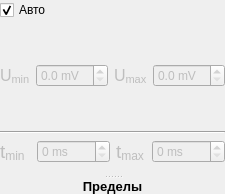
         <widget class="QSplitter" name="menu_experiment_minMax_group">
          <property name="enabled">
           <bool>true</bool>
          </property>
          <property name="orientation">
           <enum>Qt::Vertical</enum>
          </property>
          <property name="opaqueResize">
           <bool>false</bool>
          </property>
          <widget class="QWidget" name="layoutWidget7">
           <layout class="QVBoxLayout" name="menu_experiment_minMax_tools">
            <item>
             <widget class="QCheckBox" name="menu_experiment_minMax_checkbox">
              <property name="enabled">
               <bool>true</bool>
              </property>
              <property name="text">
               <string>Авто</string>
              </property>
              <property name="checked">
               <bool>true</bool>
              </property>
              <property name="tristate">
               <bool>false</bool>
              </property>
             </widget>
            </item>
            <item>
             <spacer name="verticalSpacer_11">
              <property name="orientation">
               <enum>Qt::Vertical</enum>
              </property>
              <property name="sizeHint" stdset="0">
               <size>
                <width>20</width>
                <height>40</height>
               </size>
              </property>
             </spacer>
            </item>
            <item>
             <layout class="QHBoxLayout" name="menu_experiment_minMaxU_tool">
              <item>
               <widget class="QLabel" name="menu_experiment_minMaxUmin_label">
                <property name="enabled">
                 <bool>false</bool>
                </property>
                <property name="minimumSize">
                 <size>
                  <width>30</width>
                  <height>0</height>
                 </size>
                </property>
                <property name="toolTip">
                 <string>Установка минимума оси напряжения</string>
                </property>
                <property name="text">
                 <string>&lt;html&gt;&lt;head/&gt;&lt;body&gt;&lt;p&gt;&lt;span style=&quot; font-size:12pt;&quot;&gt;U&lt;/span&gt;&lt;span style=&quot; font-size:12pt; vertical-align:sub;&quot;&gt;min&lt;/span&gt;&lt;/p&gt;&lt;/body&gt;&lt;/html&gt;</string>
                </property>
                <property name="buddy">
                 <cstring>menu_experiment_minMaxUmin_spin</cstring>
                </property>
               </widget>
              </item>
              <item>
               <widget class="QDoubleSpinBox" name="menu_experiment_minMaxUmin_spin">
                <property name="enabled">
                 <bool>false</bool>
                </property>
                <property name="minimumSize">
                 <size>
                  <width>55</width>
                  <height>0</height>
                 </size>
                </property>
                <property name="toolTip">
                 <string>Установка минимума оси напряжения</string>
                </property>
                <property name="suffix">
                 <string> mV</string>
                </property>
                <property name="decimals">
                 <number>1</number>
                </property>
                <property name="maximum">
                 <double>10.000000000000000</double>
                </property>
                <property name="singleStep">
                 <double>0.100000000000000</double>
                </property>
               </widget>
              </item>
              <item>
               <widget class="QLabel" name="menu_experiment_minMaxUmax_label">
                <property name="enabled">
                 <bool>false</bool>
                </property>
                <property name="minimumSize">
                 <size>
                  <width>30</width>
                  <height>0</height>
                 </size>
                </property>
                <property name="toolTip">
                 <string>Установка максимума оси напряжения</string>
                </property>
                <property name="text">
                 <string>&lt;html&gt;&lt;head/&gt;&lt;body&gt;&lt;p&gt;&lt;span style=&quot; font-size:12pt;&quot;&gt;U&lt;/span&gt;&lt;span style=&quot; font-size:12pt; vertical-align:sub;&quot;&gt;max&lt;/span&gt;&lt;/p&gt;&lt;/body&gt;&lt;/html&gt;</string>
                </property>
                <property name="buddy">
                 <cstring>menu_experiment_minMaxUmax_spin</cstring>
                </property>
               </widget>
              </item>
              <item>
               <widget class="QDoubleSpinBox" name="menu_experiment_minMaxUmax_spin">
                <property name="enabled">
                 <bool>false</bool>
                </property>
                <property name="minimumSize">
                 <size>
                  <width>55</width>
                  <height>0</height>
                 </size>
                </property>
                <property name="toolTip">
                 <string>Установка максимума оси напряжения</string>
                </property>
                <property name="suffix">
                 <string> mV</string>
                </property>
                <property name="decimals">
                 <number>1</number>
                </property>
                <property name="maximum">
                 <double>10.000000000000000</double>
                </property>
                <property name="singleStep">
                 <double>0.100000000000000</double>
                </property>
               </widget>
              </item>
             </layout>
            </item>
            <item>
             <spacer name="verticalSpacer_4">
              <property name="orientation">
               <enum>Qt::Vertical</enum>
              </property>
              <property name="sizeHint" stdset="0">
               <size>
                <width>20</width>
                <height>40</height>
               </size>
              </property>
             </spacer>
            </item>
            <item>
             <widget class="Line" name="menu_experiment_minMax_horizontal_line">
              <property name="orientation">
               <enum>Qt::Horizontal</enum>
              </property>
             </widget>
            </item>
            <item>
             <layout class="QHBoxLayout" name="menu_experiment_minMaxT_tool">
              <item>
               <widget class="QLabel" name="menu_experiment_minMaxTmin_label">
                <property name="enabled">
                 <bool>false</bool>
                </property>
                <property name="minimumSize">
                 <size>
                  <width>0</width>
                  <height>0</height>
                 </size>
                </property>
                <property name="toolTip">
                 <string>Установка минимума оси времени</string>
                </property>
                <property name="text">
                 <string>&lt;html&gt;&lt;head/&gt;&lt;body&gt;&lt;p&gt;&lt;span style=&quot; font-size:14pt;&quot;&gt;t&lt;/span&gt;&lt;span style=&quot; font-size:14pt; vertical-align:sub;&quot;&gt;min&lt;/span&gt;&lt;/p&gt;&lt;/body&gt;&lt;/html&gt;</string>
                </property>
                <property name="buddy">
                 <cstring>menu_experiment_minMaxTmin_spin</cstring>
                </property>
               </widget>
              </item>
              <item>
               <widget class="QSpinBox" name="menu_experiment_minMaxTmin_spin">
                <property name="enabled">
                 <bool>false</bool>
                </property>
                <property name="minimumSize">
                 <size>
                  <width>65</width>
                  <height>0</height>
                 </size>
                </property>
                <property name="toolTip">
                 <string>Установка минимума оси времени</string>
                </property>
                <property name="suffix">
                 <string> ms</string>
                </property>
                <property name="maximum">
                 <number>1000</number>
                </property>
               </widget>
              </item>
              <item>
               <widget class="QLabel" name="menu_experiment_minMaxTmax_label">
                <property name="enabled">
                 <bool>false</bool>
                </property>
                <property name="minimumSize">
                 <size>
                  <width>0</width>
                  <height>0</height>
                 </size>
                </property>
                <property name="toolTip">
                 <string>Установка максимума оси времени</string>
                </property>
                <property name="text">
                 <string>&lt;html&gt;&lt;head/&gt;&lt;body&gt;&lt;p&gt;&lt;span style=&quot; font-size:14pt;&quot;&gt;t&lt;/span&gt;&lt;span style=&quot; font-size:14pt; vertical-align:sub;&quot;&gt;max&lt;/span&gt;&lt;/p&gt;&lt;/body&gt;&lt;/html&gt;</string>
                </property>
                <property name="buddy">
                 <cstring>menu_experiment_minMaxTmax_spin</cstring>
                </property>
               </widget>
              </item>
              <item>
               <widget class="QSpinBox" name="menu_experiment_minMaxTmax_spin">
                <property name="enabled">
                 <bool>false</bool>
                </property>
                <property name="minimumSize">
                 <size>
                  <width>65</width>
                  <height>0</height>
                 </size>
                </property>
                <property name="toolTip">
                 <string>Установка максимума оси времени</string>
                </property>
                <property name="suffix">
                 <string> ms</string>
                </property>
                <property name="maximum">
                 <number>1000</number>
                </property>
               </widget>
              </item>
             </layout>
            </item>
            <item>
             <spacer name="verticalSpacer_5">
              <property name="orientation">
               <enum>Qt::Vertical</enum>
              </property>
              <property name="sizeType">
               <enum>QSizePolicy::Fixed</enum>
              </property>
              <property name="sizeHint" stdset="0">
               <size>
                <width>20</width>
                <height>12</height>
               </size>
              </property>
             </spacer>
            </item>
           </layout>
          </widget>
          <widget class="QLabel" name="menu_experimen_maxMin_label">
           <property name="font">
            <font>
             <weight>75</weight>
             <bold>true</bold>
            </font>
           </property>
           <property name="text">
            <string>&lt;html&gt;&lt;head/&gt;&lt;body&gt;&lt;p&gt;&lt;span style=&quot; font-size:10pt;&quot;&gt;Пределы&lt;/span&gt;&lt;/p&gt;&lt;/body&gt;&lt;/html&gt;</string>
           </property>
           <property name="alignment">
            <set>Qt::AlignCenter</set>
           </property>
           <property name="buddy">
            <cstring>menu_experiment_minMax_checkbox</cstring>
           </property>
          </widget>
         </widget>
